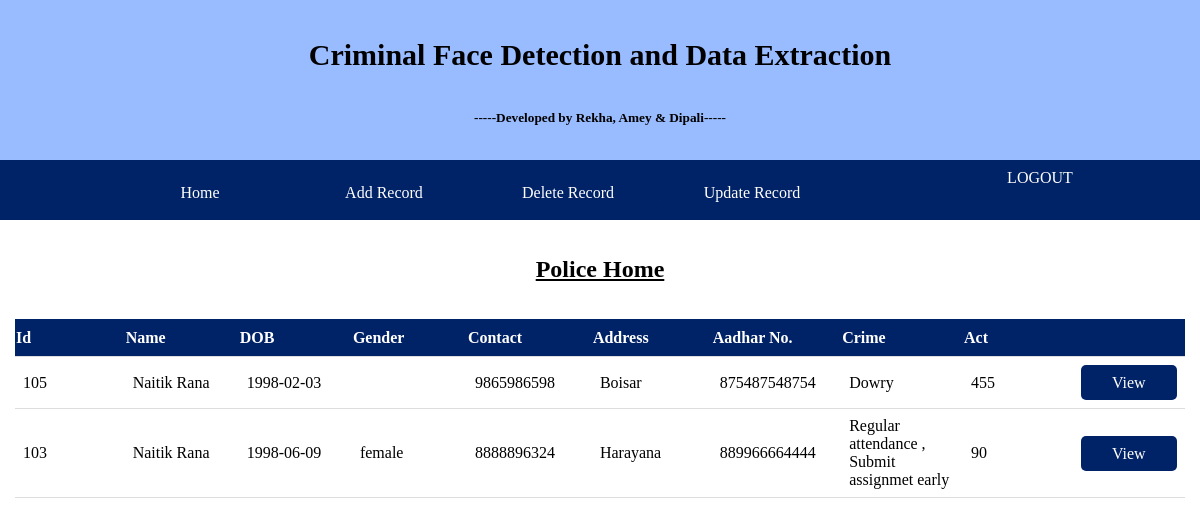
/police_home, run on the app's committed database.
### tables this page shows
CREATE TABLE "users" (
	`id`	INTEGER NOT NULL PRIMARY KEY AUTOINCREMENT UNIQUE,
	`name`	TEXT NOT NULL,
	`dob`	TEXT,
	`gender`	TEXT,
	`contact`	INTEGER,
	`address`	TEXT,
	`aadhar`	INTEGER,
	`crime`	TEXT,
	`act`	TEXT,
	`created`	INTEGER
);

### app.py (the view)
@app.route('/police_home')
def police_home():
    con = sqlite3.connect("database.db")
    con.row_factory = sqlite3.Row
    cur = con.cursor()
    cur.execute("select * from users ORDER BY id DESC")
    rows = cur.fetchall();
    return render_template("police_home.html", rows=rows)

### templates/police_home.html (shortened to what this page needs)
{% extends 'layout_police.html' %}
{% block content %}
<br><br>
    <h2>Police Home</h2>
    <br><br>
     <table>
         <thead>
            <th>Id</th>
            <th>Name</th>
            <th>DOB</th>
            <th>Gender</th>
            <th>Contact</th>
            <th>Address</th>
            <th>Aadhar No.</th>
            <th>Crime</th>
            <th>Act</th>
            <th></th>
         </thead>
         {% for row in rows %}
            <tr>
               <td>{{row["id"]}}</td>
               <td>{{row["name"]}}</td>
               <td> {{ row["dob"]}}</td>
               <td>{{row['gender']}}</td>
                <td>{{row["contact"]}}</td>
               <td>{{row["address"]}}</td>
               <td> {{ row["aadhar"]}}</td>
               <td>{{row['crime']}}</td>
                <td>{{row["act"]}}</td>
                <td><a href="/view/{{ row['id'] }}">View</a></td>
            </tr>
         {% endfor %}
      </table>
    <br><br><br><br>
{% endblock %}

### templates/layout_police.html (style rules this page uses)
* { margin:0; }

### templates/police_home.html (style rules this page uses)
h2 { text-align:center; text-decoration:underline; }
table { border-collapse: collapse; margin-left:15px; margin-right:15px; }
tr, td { border-bottom: 1px solid #ddd; text-align: left; padding: 8px; width:120px; }
td { height:30px; }
th { width:120px; background-color: #002266; color: white; height:35px; text-decoration:bold; }
a { display:block; color:white; text-decoration:none; height:35px; line-height:35px; border-radius:5px; text-align:center; background-color: #002266; }

### data on the page
users: id "105", name "Naitik Rana", dob "1998-02-03", contact "9865986598", address "Boisar", aadhar "875487548754", crime "Dowry", act "455"
users: id "103", name "Naitik Rana", dob "1998-06-09", gender "female", contact "8888896324", address "Harayana", aadhar "889966664444", crime "Regular attendance , Submit assignmet early", act "90"
